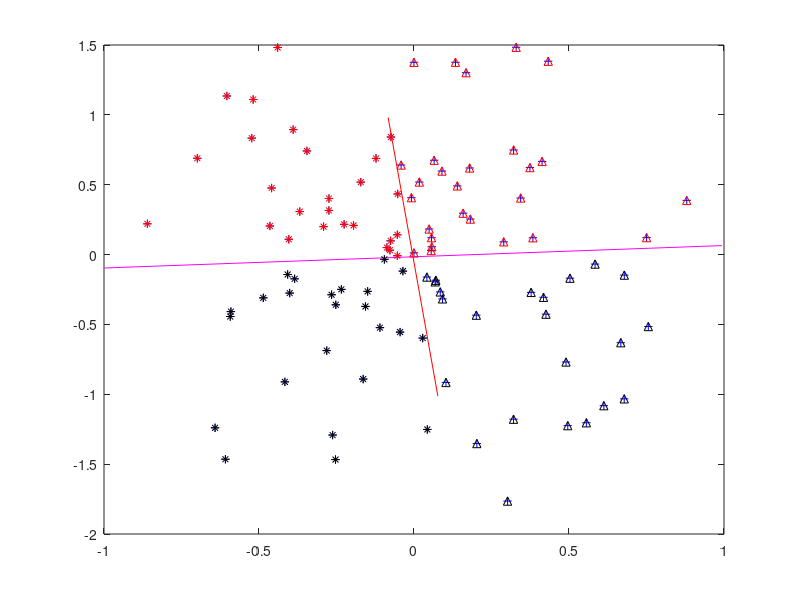

MATLAB code for this plot:
% Computation of axis of inertia
function axisofinertia()
% number of points
N = 100;
% Initialize points (random)
r = rand(2,N);
pts = [r(1,:).*cos(2*pi*r(2,:));2*r(1,:).*sin(2*pi*r(2,:))];
% center of gravity
c = sum(pts,2)/N;
% Inertia matrix
d = pts-repmat(c,1,N); M = d*d';
% diagonalize M, do sth. equivalent by means of SVD
[V,D] = eig(M);
[V,S,U] = svd(d,'econ');
% Columns of V give the axes of inertia
figure('name','Inertial splitting');
plot(pts(1,:),pts(2,:),'b+'); hold on;
a = c+V(:,1); b = c-V(:,1);
plot([a(1),b(1)],[a(2),b(2)],'r-');
a = c+V(:,2); b = c-V(:,2);
plot([a(1),b(1)],[a(2),b(2)],'m-');

pts1 = pts(:,find(((U(:,1) > 0) .* (U(:,2) > 0)) >0));
plot(pts1(1,:),pts1(2,:),'r^');
pts1 = pts(:,find(((U(:,1) <= 0) .* (U(:,2) > 0)) >0));
plot(pts1(1,:),pts1(2,:),'k^');
pts1 = pts(:,find(((U(:,1) > 0) .* (U(:,2) <= 0)) >0));
plot(pts1(1,:),pts1(2,:),'r*');
pts1 = pts(:,find(((U(:,1) <= 0) .* (U(:,2) <= 0)) >0));
plot(pts1(1,:),pts1(2,:),'k*');